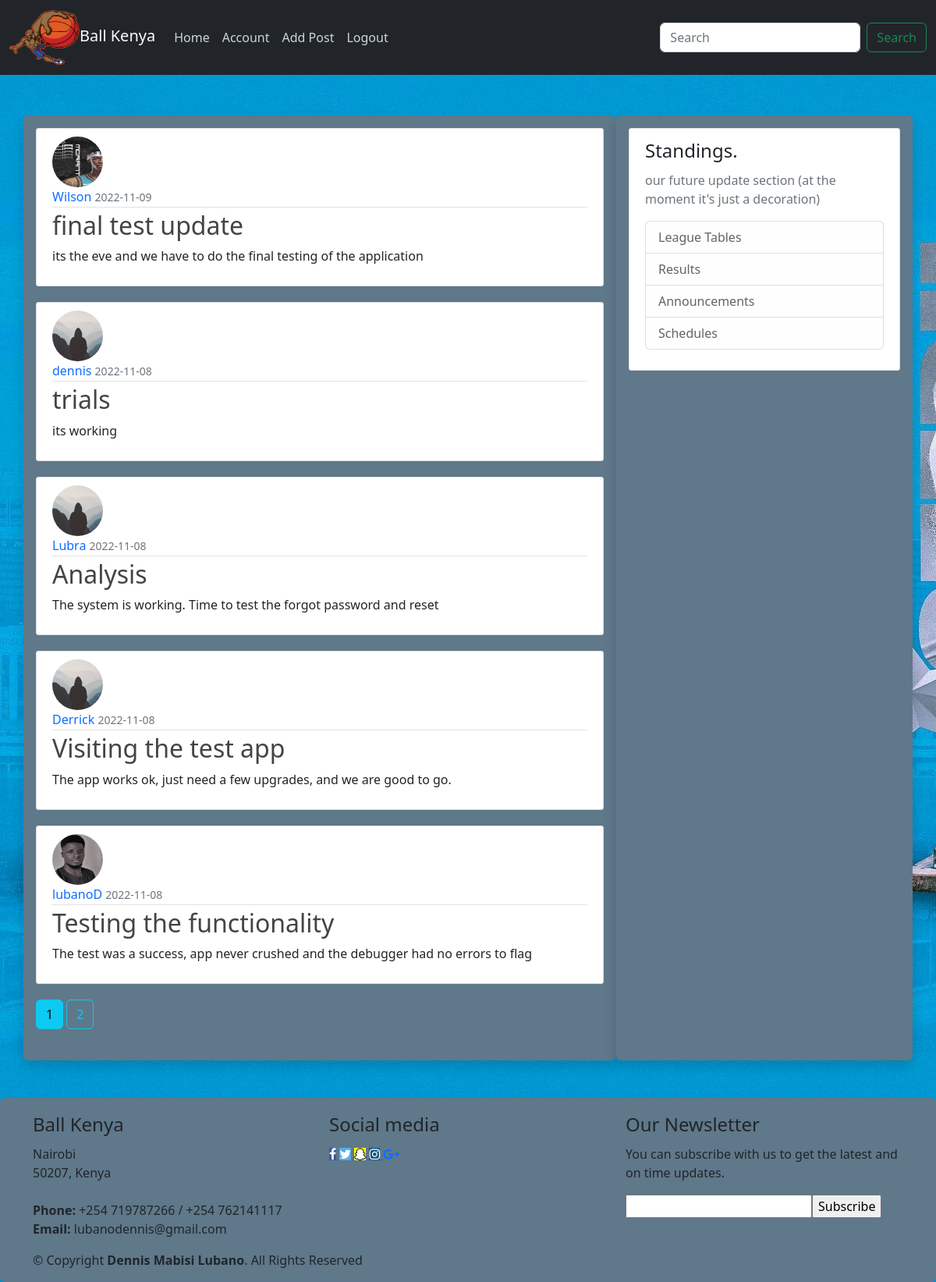
Screenshot of /home (signed in) with the database file from the repository.
### website/models.py (models this page shows, shortened)
class Post(db.Model):
    id = db.Column(db.Integer, primary_key=True)
    title = db.Column(db.String(120), nullable=False)
    date_posted = db.Column(db.DateTime, nullable=False, default=datetime.utcnow)
    content = db.Column(db.Text, nullable=False)
    user_id = db.Column(db.Integer, db.ForeignKey('user.id'), nullable=False)

class User(db.Model, UserMixin):
    id = db.Column(db.Integer, primary_key=True)
    username = db.Column(db.String(20), unique=True, nullable=False)
    email = db.Column(db.String(100), unique=True, nullable=False)
    image_file = db.Column(db.String(50), nullable=False, default='default.jpg')
    password = db.Column(db.String(60), nullable=False)
    post = db.relationship('Post', backref='author', lazy=True)

### website/views.py (the view)
@views.route('/home')
@login_required
def home():
    page = request.args.get('page', 1, type=int)
    posts = Post.query.order_by(Post.date_posted.desc()).paginate(page=page, per_page=5)
    return render_template('home.html', title='Home', posts=posts, user=current_user)

### website/templates/home.html
{% extends "layout.html" %}
{% block content %}
    {% for post in posts %}
        <article class="media content-section">
          <img class="rounded-circle article-img" src="{{ url_for('static', filename='profile_pics/' + post.author.image_file) }}">
          <div class="media-body">
            <div class="article-metadata">
              <a class="mr-2" href="{{ url_for('views.user_posts', username=post.author.username) }}">{{ post.author.username }}</a>
              <small class="text-muted">{{ post.date_posted.strftime('%Y-%m-%d') }}</small>
            </div>
            <h2><a class="article-title" href="{{ url_for('views.post', post_id=post.id) }}">{{ post.title }}</a></h2>
            <p class="article-content">{{ post.content }}</p>
          </div>
        </article>
    {% endfor %}
    {% for page_num in posts.iter_pages(left_edge=1, right_edge=1, left_current=1, right_current=2) %}
      {% if page_num %}
        {% if posts.page == page_num %}
          <a class="btn btn-info mb-4" href="{{ url_for('views.user_posts', username=user.username, page=page_num) }}">{{ page_num }}</a>
        {% else %}
          <a class="btn btn-outline-info mb-4" href="{{ url_for('views.home', username=user.username, page=page_num) }}">{{ page_num }}</a>
        {% endif %}
      {% else %}
        ...
      {% endif %}
    {% endfor %}
{% endblock content %}

### website/templates/layout.html (shortened to what this page needs)
<!doctype html>
<html lang="en">
<head>
    <link rel="stylesheet" type="text/css" href="{{ url_for('static', filename='main.css') }}">
    <link href="https://cdn.jsdelivr.net/npm/bootstrap@5.2.2/dist/css/bootstrap.min.css" rel="stylesheet">
    <link rel="stylesheet" href="https://cdnjs.cloudflare.com/ajax/libs/font-awesome/4.7.0/css/font-awesome.min.css">
</head>
<body>
    <header class="site-header mb-1 sticky-top">
        <nav class="navbar navbar-expand-lg bg-dark sticky-top">
          <div class="container-fluid">
            <a class="navbar-brand text-light" href="{{ url_for('views.index') }}"><img src="/static/images/logo.png" alt="Logo" width="90" height="70">Ball Kenya</a>
            <div class="collapse navbar-collapse" id="navbarSupportedContent">
              <ul class="navbar-nav me-auto mb-2 mb-lg-0">
                  {% if current_user.is_authenticated %}
                      <li class="nav-item">
                          <a class="nav-link "  href="{{ url_for('views.home') }}">Home</a>
                      </li>
                      <li class="nav-item">
                          <a class="nav-link" href="{{ url_for('views.account') }}">Account</a>
                      </li>
                      <li class="nav-item">
                          <a class="nav-link" href="{{ url_for('views.new_post') }}">Add Post</a>
                      </li>
                      <li class="nav-item">
                          <a class="nav-link" href="{{ url_for('auth.logout') }}">Logout</a>
                      </li>
                  {% endif %}
              </ul>
              <form class="d-flex" role="search">
                <input class="form-control me-2" type="search" placeholder="Search" aria-label="Search">
                <button class="btn btn-outline-success" type="submit">Search</button>
              </form>
            </div>
          </div>
        </nav>
    </header>
    <main role="main" class="container ">
      <div class="row">
        <div class="col-md-8 mt-lg-5 shadow p-3 mb-5 bg-steel rounded">
          {% block content %}{% endblock %}
        </div>
        <div class="col-md-4 mt-lg-5 shadow p-3 mb-5 bg-steel rounded">
          <div class="content-section">
           <legend>Standings.</legend>
            <p class='text-muted'>our future update section (at the moment it's just a decoration)
              <ul class="list-group">
                <li class="list-group-item list-group-item-light">League Tables</li>
                <li class="list-group-item list-group-item-light">Results</li>
                <li class="list-group-item list-group-item-light">Announcements</li>
                <li class="list-group-item list-group-item-light">Schedules</li>
              </ul>
            </p>
          </div>
        </div>
      </div>
    </main>
  <footer id="footer" class="shadow p-3 bg-steel rounded">
    <div class="footer-top">
      <div class="container">
        <div class="row">
          <div class="col-lg-4 col-md-6 footer-info">
            <legend>Ball Kenya</legend>
            <p>
              Nairobi <br>
              50207, Kenya<br><br>
              <strong>Phone:</strong> +254 719787266 / +254 762141117<br>
              <strong>Email:</strong> lubanodennis@gmail.com<br>
            </p>
          </div>
            <div class="col-lg-4 footer-social">
                <legend>Social media</legend>
                <div class="social">
                    <a href="#"><i class="fa fa-facebook"></i> </a>
                    <a href="#"><i class="fa fa-twitter"></i> </a>
                    <a href="#"><i class="fa fa-snapchat-ghost"></i> </a>
                    <a href="#"><i class="fa fa-instagram"></i> </a>
                    <a href="#"><i class="fa fa-google-plus"></i> </a>
                </div>
            </div>
          <div class="col-lg-4 col-md-6 footer-newsletter">
            <legend>Our Newsletter</legend>
            <p>You can subscribe with us to get the latest and on time updates.</p>
            <form action="" method="post">
              <input type="email" name="email"><input type="submit" value="Subscribe">
            </form>
          </div>
        </div>
      </div>
    </div>
    <div class="container">
      <div class="copyright">
        &copy; Copyright <strong><span>Dennis Mabisi Lubano</span></strong>. All Rights Reserved
      </div>
    </div>
  </footer>
</body>
</html>

### website/static/main.css (style rules this page uses)
body { background: url(../static/images/steph2.jpg); color: #333333; margin-top: 5rem; }
h1, h2, h3, h4, h5, h6 { color: #444444; }
.bg-steel { background-color: #5f788a; }
.site-header .navbar-nav .nav-link { color: #cbd5db; }
.content-section { background: #ffffff; padding: 10px 20px; border: 1px solid #dddddd; border-radius: 3px; margin-bottom: 20px; }
.article-title { color: #444444; text-decoration: none; }
.article-content { white-space: pre-line; }
.article-img { height: 65px; width: 65px; margin-right: 16px; }
.article-metadata { padding-bottom: 1px; margin-bottom: 4px; border-bottom: 1px solid #e3e3e3; text-decoration: none; }
.article-metadata a { text-decoration: none; }
.fa-facebook { background: #3B5998; color: white; }
.fa-twitter { background: #55ACEE; color: white; }
.fa-instagram { background: #125688; color: white; }
.fa-snapchat-ghost { background: #fffc00; color: white; text-shadow: -1px 0 black, 0 1px black, 1px 0 black, 0 -1px black; }

### rows the page displays
Post: image_file (picture), author.username "Wilson", date_posted "2022-11-09", title "final test update", content "its the eve and we have to do the final testing of the application"
Post: image_file (placeholder picture), author.username "dennis", date_posted "2022-11-08", title "trials", content "its working"
Post: image_file (placeholder picture), author.username "Lubra", date_posted "2022-11-08", title "Analysis", content "The system is working. Time to test the forgot password and reset"
Post: image_file (placeholder picture), author.username "Derrick", date_posted "2022-11-08", title "Visiting the test app", content "The app works ok, just need a few upgrades, and we are good to go."
Post: image_file (picture), author.username "lubanoD", date_posted "2022-11-08", title "Testing the functionality", content "The test was a success, app never crushed and the debugger had no errors to flag"

### other values shown
{{ page_num }} "1"
{{ page_num }} "2"
